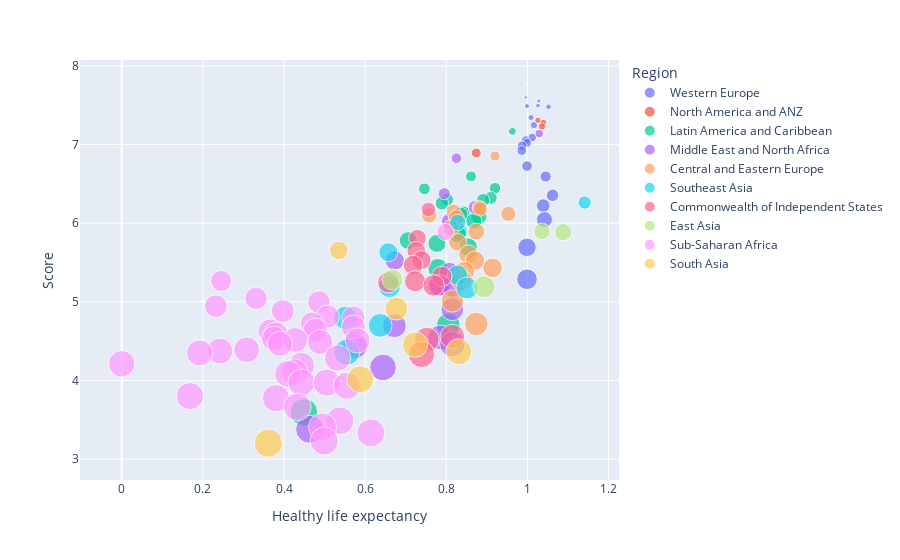

The notebook cell this image was saved under:
### Code cell
px.scatter(df, x="Healthy life expectancy", y="Score",
           color="Region", size='Overall rank', hover_name="Country",)

### Figure 1 — Plotly figure (JSON) as saved in the notebook; plotly's stock layout.template omitted (floating-point values rounded to 4 significant figures)
{"data": [{"hovertemplate": "<b>%{hovertext}</b><br><br>Region=Western Europe<br>Healthy life expectancy=%{x}<br>Score=%{y}<br>Overall rank=%{marker.size}<extra></extra>", "hovertext": ["Finland", "Denmark", "Norway", "Iceland", "Netherlands", "Switzerland", "Sweden", "Austria", "Luxembourg", "United Kingdom", "Ireland", "Germany", "Belgium", "Malta", "France", "Spain", "Italy", "Cyprus", "Portugal", "Greece"], "legendgroup": "Western Europe", "marker": {"color": "#636efa", "size": [1, 2, 3, 4, 5, 6, 7, 10, 14, 15, 16, 17, 18, 22, 24, 30, 36, 49, 66, 82], "sizemode": "area", "sizeref": 0.385, "symbol": "circle"}, "mode": "markers", "name": "Western Europe", "orientation": "v", "showlegend": true, "type": "scatter", "x": [0.986, 0.996, 1.028, 1.026, 0.999, 1.052, 1.009, 1.016, 1.012, 0.996, 0.999, 0.987, 0.986, 0.999, 1.045, 1.062, 1.039, 1.042, 0.999, 0.999], "xaxis": "x", "y": [7.769, 7.6, 7.554, 7.494, 7.488, 7.48, 7.343, 7.246, 7.09, 7.054, 7.021, 6.985, 6.923, 6.726, 6.592, 6.354, 6.223, 6.046, 5.693, 5.287], "yaxis": "y"}, {"hovertemplate": "<b>%{hovertext}</b><br><br>Region=North America and ANZ<br>Healthy life expectancy=%{x}<br>Score=%{y}<br>Overall rank=%{marker.size}<extra></extra>", "hovertext": ["New Zealand", "Canada", "Australia", "United States"], "legendgroup": "North America and ANZ", "marker": {"color": "#EF553B", "size": [8, 9, 11, 19], "sizemode": "area", "sizeref": 0.385, "symbol": "circle"}, "mode": "markers", "name": "North America and ANZ", "orientation": "v", "showlegend": true, "type": "scatter", "x": [1.026, 1.039, 1.036, 0.874], "xaxis": "x", "y": [7.307, 7.278, 7.228, 6.892], "yaxis": "y"}, {"hovertemplate": "<b>%{hovertext}</b><br><br>Region=Latin America and Caribbean<br>Healthy life expectancy=%{x}<br>Score=%{y}<br>Overall rank=%{marker.size}<extra></extra>", "hovertext": ["Costa Rica", "Mexico", "Chile", "Guatemala", "Panama", "Brazil", "Uruguay", "El Salvador", "Colombia", "Nicaragua", "Argentina", "Ecuador", "Jamaica", "Honduras", "Bolivia", "Paraguay", "Peru", "Dominican Republic", "Venezuela", "Haiti"], "legendgroup": "Latin America and Caribbean", "marker": {"color": "#00cc96", "size": [12, 23, 26, 27, 31, 32, 33, 35, 43, 45, 47, 50, 56, 59, 61, 63, 65, 77, 108, 147], "sizemode": "area", "sizeref": 0.385, "symbol": "circle"}, "mode": "markers", "name": "Latin America and Caribbean", "orientation": "v", "showlegend": true, "type": "scatter", "x": [0.963, 0.861, 0.92, 0.746, 0.91, 0.802, 0.891, 0.789, 0.841, 0.835, 0.881, 0.868, 0.831, 0.828, 0.706, 0.777, 0.854, 0.779, 0.805, 0.449], "xaxis": "x", "y": [7.167, 6.595, 6.444, 6.436, 6.321, 6.3, 6.293, 6.253, 6.125, 6.105, 6.086, 6.028, 5.89, 5.86, 5.779, 5.743, 5.697, 5.425, 4.707, 3.597], "yaxis": "y"}, {"hovertemplate": "<b>%{hovertext}</b><br><br>Region=Middle East and North Africa<br>Healthy life expectancy=%{x}<br>Score=%{y}<br>Overall rank=%{marker.size}<extra></extra>", "hovertext": ["Israel", "United Arab Emirates", "Saudi Arabia", "Bahrain", "Kuwait", "Libya", "Turkey", "Algeria", "Morocco", "Lebanon", "Jordan", "Palestinian Territories", "Iran", "Tunisia", "Iraq", "Egypt", "Yemen"], "legendgroup": "Middle East and North Africa", "marker": {"color": "#ab63fa", "size": [13, 21, 28, 37, 51, 72, 79, 88, 89, 91, 101, 110, 117, 124, 126, 137, 151], "sizemode": "area", "sizeref": 0.385, "symbol": "circle"}, "mode": "markers", "name": "Middle East and North Africa", "orientation": "v", "showlegend": true, "type": "scatter", "x": [1.029, 0.825, 0.795, 0.871, 0.808, 0.673, 0.808, 0.785, 0.782, 0.815, 0.815, 0.672, 0.785, 0.815, 0.574, 0.644, 0.463], "xaxis": "x", "y": [7.139, 6.825, 6.375, 6.199, 6.021, 5.525, 5.373, 5.211, 5.208, 5.197, 4.906, 4.696, 4.548, 4.461, 4.437, 4.166, 3.38], "yaxis": "y"}, {"hovertemplate": "<b>%{hovertext}</b><br><br>Region=Central and Eastern Europe<br>Healthy life expectancy=%{x}<br>Score=%{y}<br>Overall rank=%{marker.size}<extra></extra>", "hovertext": ["Czech Republic", "Slovakia", "Poland", "Lithuania", "Slovenia", "Kosovo", "Romania", "Latvia", "Estonia", "Hungary", "Serbia", "Montenegro", "Croatia", "Bosnia and Herzegovina", "North Macedonia", "Bulgaria", "Albania"], "legendgroup": "Central and Eastern Europe", "marker": {"color": "#FFA15A", "size": [20, 38, 40, 42, 44, 46, 48, 53, 55, 62, 70, 73, 75, 78, 84, 97, 107], "sizemode": "area", "sizeref": 0.385, "symbol": "circle"}, "mode": "markers", "name": "Central and Eastern Europe", "orientation": "v", "showlegend": true, "type": "scatter", "x": [0.92, 0.881, 0.884, 0.818, 0.953, 0.758, 0.825, 0.812, 0.874, 0.828, 0.854, 0.871, 0.914, 0.845, 0.838, 0.815, 0.874], "xaxis": "x", "y": [6.852, 6.198, 6.182, 6.149, 6.118, 6.1, 6.07, 5.94, 5.893, 5.758, 5.603, 5.523, 5.432, 5.386, 5.274, 5.011, 4.719], "yaxis": "y"}, {"hovertemplate": "<b>%{hovertext}</b><br><br>Region=Southeast Asia<br>Healthy life expectancy=%{x}<br>Score=%{y}<br>Overall rank=%{marker.size}<extra></extra>", "hovertext": ["Singapore", "Thailand", "Philippines", "Malaysia", "Indonesia", "Vietnam", "Laos", "Cambodia", "Myanmar"], "legendgroup": "Southeast Asia", "marker": {"color": "#19d3f3", "size": [34, 52, 69, 80, 92, 94, 105, 109, 131], "sizemode": "area", "sizeref": 0.385, "symbol": "circle"}, "mode": "markers", "name": "Southeast Asia", "orientation": "v", "showlegend": true, "type": "scatter", "x": [1.141, 0.828, 0.657, 0.828, 0.66, 0.851, 0.551, 0.637, 0.555], "xaxis": "x", "y": [6.262, 6.008, 5.631, 5.339, 5.192, 5.175, 4.796, 4.7, 4.36], "yaxis": "y"}, {"hovertemplate": "<b>%{hovertext}</b><br><br>Region=Commonwealth of Independent States<br>Healthy life expectancy=%{x}<br>Score=%{y}<br>Overall rank=%{marker.size}<extra></extra>", "hovertext": ["Uzbekistan", "Kazakhstan", "Russia", "Moldova", "Tajikistan", "Belarus", "Kyrgyzstan", "Turkmenistan", "Azerbaijan", "Armenia", "Georgia", "Ukraine"], "legendgroup": "Commonwealth of Independent States", "marker": {"color": "#FF6692", "size": [41, 60, 68, 71, 74, 81, 86, 87, 90, 116, 119, 133], "sizemode": "area", "sizeref": 0.385, "symbol": "circle"}, "mode": "markers", "name": "Commonwealth of Independent States", "orientation": "v", "showlegend": true, "type": "scatter", "x": [0.756, 0.729, 0.726, 0.739, 0.718, 0.789, 0.723, 0.657, 0.769, 0.815, 0.752, 0.739], "xaxis": "x", "y": [6.174, 5.809, 5.648, 5.529, 5.467, 5.323, 5.261, 5.247, 5.208, 4.559, 4.519, 4.332], "yaxis": "y"}, {"hovertemplate": "<b>%{hovertext}</b><br><br>Region=East Asia<br>Healthy life expectancy=%{x}<br>Score=%{y}<br>Overall rank=%{marker.size}<extra></extra>", "hovertext": ["South Korea", "Japan", "Mongolia", "China"], "legendgroup": "East Asia", "marker": {"color": "#B6E880", "size": [54, 58, 83, 93], "sizemode": "area", "sizeref": 0.385, "symbol": "circle"}, "mode": "markers", "name": "East Asia", "orientation": "v", "showlegend": true, "type": "scatter", "x": [1.036, 1.088, 0.667, 0.893], "xaxis": "x", "y": [5.895, 5.886, 5.285, 5.191], "yaxis": "y"}, {"hovertemplate": "<b>%{hovertext}</b><br><br>Region=Sub-Saharan Africa<br>Healthy life expectancy=%{x}<br>Score=%{y}<br>Overall rank=%{marker.size}<extra></extra>", "hovertext": ["Mauritius", "Nigeria", "Cameroon", "Ghana", "Ivory Coast", "Benin", "Congo (Brazzaville)", "Gabon", "South Africa", "Senegal", "Namibia", "Niger", "Burkina Faso", "Guinea", "Gambia", "Kenya", "Mauritania", "Mozambique", "Mali", "Sierra Leone", "Chad", "Ethiopia", "Swaziland", "Uganda", "Zambia", "Togo", "Liberia", "Comoros", "Madagascar", "Lesotho", "Burundi", "Zimbabwe", "Botswana", "Malawi", "Rwanda", "Tanzania"], "legendgroup": "Sub-Saharan Africa", "marker": {"color": "#FF97FF", "size": [57, 85, 96, 98, 99, 102, 103, 104, 106, 111, 113, 114, 115, 118, 120, 121, 122, 123, 128, 129, 132, 134, 135, 136, 138, 139, 141, 142, 143, 144, 145, 146, 148, 150, 152, 153], "sizemode": "area", "sizeref": 0.385, "symbol": "circle"}, "mode": "markers", "name": "Sub-Saharan Africa", "orientation": "v", "showlegend": true, "type": "scatter", "x": [0.798, 0.245, 0.331, 0.486, 0.232, 0.397, 0.508, 0.571, 0.469, 0.571, 0.477, 0.366, 0.38, 0.375, 0.428, 0.581, 0.489, 0.39, 0.308, 0.242, 0.192, 0.532, 0, 0.443, 0.426, 0.41, 0.443, 0.505, 0.555, 0.168, 0.38, 0.433, 0.538, 0.495, 0.614, 0.499], "xaxis": "x", "y": [5.888, 5.265, 5.044, 4.996, 4.944, 4.883, 4.812, 4.799, 4.722, 4.681, 4.639, 4.628, 4.587, 4.534, 4.516, 4.509, 4.49, 4.466, 4.39, 4.374, 4.35, 4.286, 4.212, 4.189, 4.107, 4.085, 3.975, 3.973, 3.933, 3.802, 3.775, 3.663, 3.488, 3.41, 3.334, 3.231], "yaxis": "y"}, {"hovertemplate": "<b>%{hovertext}</b><br><br>Region=South Asia<br>Healthy life expectancy=%{x}<br>Score=%{y}<br>Overall rank=%{marker.size}<extra></extra>", "hovertext": ["Pakistan", "Nepal", "Bangladesh", "Sri Lanka", "India", "Afghanistan"], "legendgroup": "South Asia", "marker": {"color": "#FECB52", "size": [67, 100, 125, 130, 140, 154], "sizemode": "area", "sizeref": 0.385, "symbol": "circle"}, "mode": "markers", "name": "South Asia", "orientation": "v", "showlegend": true, "type": "scatter", "x": [0.535, 0.677, 0.723, 0.831, 0.588, 0.361], "xaxis": "x", "y": [5.653, 4.913, 4.456, 4.366, 4.015, 3.203], "yaxis": "y"}], "layout": {"legend": {"itemsizing": "constant", "title": {"text": "Region"}, "tracegroupgap": 0}, "margin": {"t": 60}, "xaxis": {"anchor": "y", "domain": [0, 1], "title": {"text": "Healthy life expectancy"}}, "yaxis": {"anchor": "x", "domain": [0, 1], "title": {"text": "Score"}}}}
